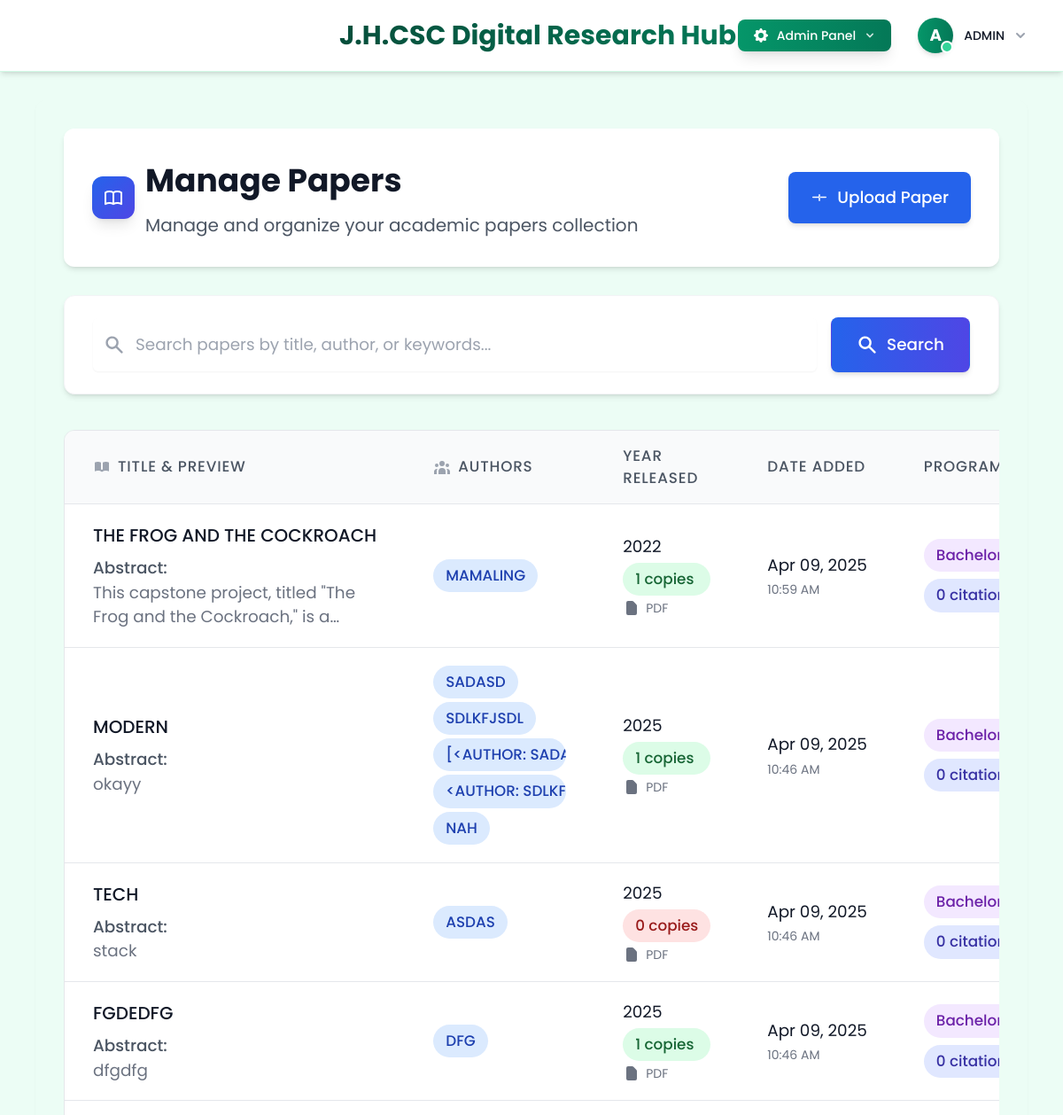
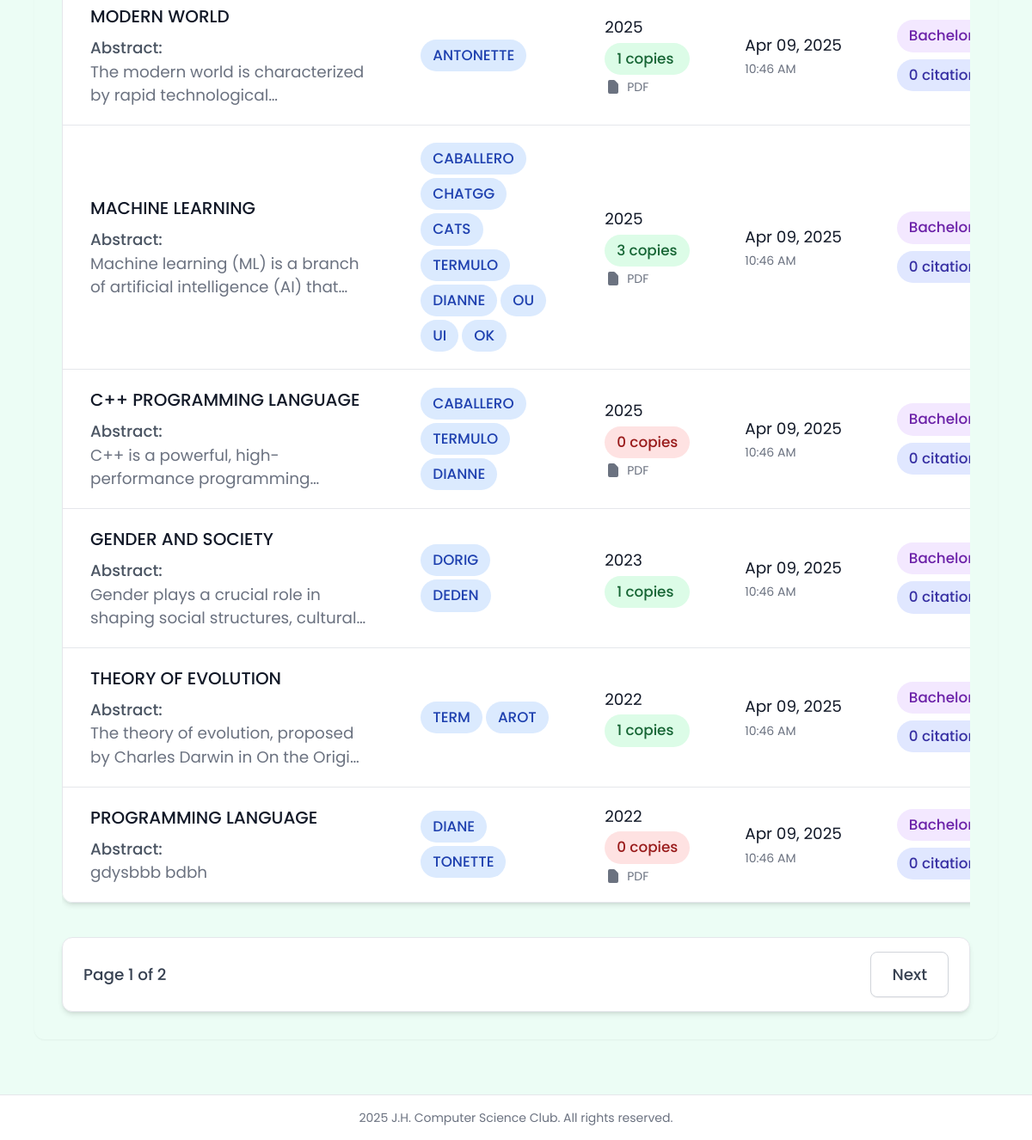
The page /accounts/admin/papers/ (signed in) on the database its author committed (2 pictures, top to bottom).
### scholar/models.py (models this page shows, shortened)
class Paper(models.Model):
    title = models.CharField(max_length=255)
    authors = models.ManyToManyField('Author', related_name='papers')
    abstract = models.TextField()
    publication_date = models.DateField()
    citations = models.PositiveIntegerField(default=0)
    available_copies = models.PositiveIntegerField(default=1)
    view_count = models.PositiveIntegerField(default=0)
    viewers = models.ManyToManyField(User, related_name='viewed_papers', blank=True)
    pdf_file = models.FileField(upload_to='papers/', blank=True, null=True)
    program = models.CharField(
        max_length=100,
        choices=Student.PROGRAM_CHOICES,
        default='BSIT'  # Setting default value to BSIT
    )
    created_at = models.DateTimeField(auto_now_add=True, null=True)

class Author(models.Model):
    name = models.CharField(max_length=200)
    affiliation = models.CharField(max_length=200)
    email = models.EmailField(blank=True)

### scholar/views_admin.py (the view)
# urls.py: path('admin/papers/', views_admin.manage_papers, name='manage_papers'),
@staff_member_required
def manage_papers(request):
    papers = Paper.objects.all().order_by('-created_at', '-publication_date')
    search_query = request.GET.get('search', '')
    if search_query:
        papers = papers.filter(
            Q(title__icontains=search_query) |
            Q(authors__name__icontains=search_query)
        ).distinct()
    paginator = Paginator(papers, 10)
    page_number = request.GET.get('page')
    page_obj = paginator.get_page(page_number)
    return render(request, 'scholar/admin/manage_papers.html', {
        'page_obj': page_obj,
        'search_query': search_query
    })

### scholar/context_processors.py (called while the page is built)
def admin_stats(request):
    context = {}
    if request.user.is_authenticated and request.user.is_staff:
        pending_borrows_count = Borrow.objects.filter(status='pending').count()
        context['pending_borrows_count'] = pending_borrows_count
        pending_returns_count = Borrow.objects.filter(return_status='pending').count()
        context['pending_returns_count'] = pending_returns_count
        pending_registrations_count = UserProfile.objects.filter(
            is_approved=False,
            user__is_active=False
        ).count()
        context['pending_registrations_count'] = pending_registrations_count
        total_papers = Paper.objects.count()
        context['total_papers'] = total_papers
        active_borrows = Borrow.objects.filter(status='approved', is_returned=False).count()
        context['active_borrows'] = active_borrows
    return context

### scholar/templates/scholar/admin/manage_papers.html (shortened to what this page needs)
{% extends "scholar/base.html" %}
{% load static %}
{% load scholar_tags %}
{% block content %}
<div class="space-y-8" x-data="{ showTable: false, scrolled: false }" x-init="setTimeout(() => showTable = true, 100)" @scroll.window="scrolled = (window.pageYOffset > 100)">
    <div class="sm:flex sm:items-center sm:justify-between bg-white p-8 rounded-xl shadow-md">
        <div class="flex items-center space-x-3">
            <div class="flex-shrink-0 w-12 h-12 flex items-center justify-center rounded-xl bg-gradient-to-br from-blue-600 to-indigo-600 text-white shadow-lg">
            </div>
            <div>
                <h2 class="text-4xl font-bold text-gray-900">Manage Papers</h2>
                <p class="mt-2 text-xl text-gray-600">Manage and organize your academic papers collection</p>
            </div>
        </div>
        <div class="mt-4 sm:mt-0 sm:ml-16 sm:flex-none">
            <button type="button"
                    class="inline-flex items-center justify-center rounded-lg border border-transparent bg-blue-600 px-6 py-3.5 text-lg font-medium text-white shadow-md hover:bg-blue-700 focus:outline-none focus:ring-2 focus:ring-blue-500 focus:ring-offset-2 sm:w-auto transition-all duration-200 transform hover:scale-105"
                    hx-get="{% url 'upload_paper' %}"
                    hx-target="#modal-container">
                <svg class="w-5 h-5 mr-2.5" xmlns="http://www.w3.org/2000/svg" viewBox="0 0 20 20" fill="currentColor">
                    <path d="M9.25 13.25v-6.5a.75.75 0 011.5 0v6.5a.75.75 0 01-1.5 0zm-6.5-4.5h6.5a.75.75 0 010 1.5h-6.5a.75.75 0 010-1.5zm14.5 0h-6.5a.75.75 0 000 1.5h6.5a.75.75 0 000-1.5z"/>
                </svg>
                Upload Paper
            </button>
        </div>
    </div>
    <div class="sticky top-20 z-40 bg-white shadow-md rounded-xl overflow-hidden transition-all duration-300 transform hover:shadow-lg border border-gray-100"
         :class="{'shadow-lg bg-white/95 backdrop-blur-sm border-emerald-200': scrolled}"
         x-transition:enter="transition ease-out duration-300"
         x-transition:enter-start="opacity-90 transform scale-95"
         x-transition:enter-end="opacity-100 transform scale-100">
        <div class="px-8 py-6 relative">
            <form method="get" class="sm:flex sm:items-center space-x-4">
                <div class="flex-1">
                    <div class="relative rounded-md shadow-sm">
                        <div class="absolute inset-y-0 left-0 pl-3 flex items-center pointer-events-none">
                        </div>
                        <input type="text" name="search" id="search"
                               class="focus:ring-2 focus:ring-blue-500 focus:border-blue-500 block w-full pl-12 text-lg border-gray-300 rounded-lg transition-shadow duration-200 py-4"
                               placeholder="Search papers by title, author, or keywords..." value="{{ search_query }}">
                    </div>
                </div>
                <button type="submit"
                        class="inline-flex items-center px-7 py-4 border border-transparent text-lg font-medium rounded-lg text-white bg-gradient-to-r from-blue-600 to-indigo-600 hover:from-blue-700 hover:to-indigo-700 focus:outline-none focus:ring-2 focus:ring-offset-2 focus:ring-blue-500 shadow-md transition-all duration-200 transform hover:scale-105">
                    <svg class="w-6 h-6 mr-2.5" xmlns="http://www.w3.org/2000/svg" viewBox="0 0 20 20" fill="currentColor">
                        <path fill-rule="evenodd" d="M8 4a4 4 0 100 8 4 4 0 000-8zM2 8a6 6 0 1110.89 3.476l4.817 4.817a1 1 0 01-1.414 1.414l-4.816-4.816A6 6 0 012 8z" clip-rule="evenodd" />
                    </svg>
                    Search
                </button>
            </form>
        </div>
    </div>
    <div class="flex flex-col"
         x-show="showTable"
         x-transition:enter="transition ease-out duration-300"
         x-transition:enter-start="opacity-0 transform -translate-y-4"
         x-transition:enter-end="opacity-100 transform translate-y-0">
        <div class="overflow-x-auto">
            <div class="py-2 align-middle inline-block min-w-full">
                <div class="shadow-md overflow-hidden border border-gray-200 rounded-xl">
                    <table class="min-w-full divide-y divide-gray-200">
                        <thead class="bg-gray-50">
                            <tr>
                                <th scope="col" class="px-8 py-4 text-left w-2/5">
                                    <div class="flex items-center space-x-2 text-base font-medium text-gray-600 uppercase tracking-wider">
                                        <span>Title & Preview</span>
                                    </div>
                                </th>
                                <th scope="col" class="px-8 py-4 text-left w-1/5">
                                    <div class="flex items-center space-x-2 text-base font-medium text-gray-600 uppercase tracking-wider">
                                        <span>Authors</span>
                                    </div>
                                </th>
                                <th scope="col" class="px-8 py-4 text-left w-1/6">
                                    <span class="text-base font-medium text-gray-600 uppercase tracking-wider">Year Released</span>
                                </th>
                                <th scope="col" class="px-8 py-4 text-left w-1/6">
                                    <span class="text-base font-medium text-gray-600 uppercase tracking-wider">Date Added</span>
                                </th>
                                <th scope="col" class="px-8 py-4 text-left w-1/6">
                                    <span class="text-base font-medium text-gray-600 uppercase tracking-wider">Program</span>
                                </th>
                            </tr>
                        </thead>
                        <tbody class="bg-white divide-y divide-gray-200">
                            {% for paper in page_obj %}
                            <tr class="hover:bg-gray-50 transition-colors duration-150">
                                <td class="px-8 py-5">
                                    <div class="space-y-2">
                                        <div class="text-xl font-medium text-gray-900 truncate max-w-md" title="{{ paper.title }}">
                                            {{ paper.title|upper }}
                                        </div>
                                        <div class="text-lg text-gray-500 mt-3" title="{{ paper.abstract }}">
                                            <span class="font-medium text-gray-600">Abstract:</span>
                                            <span class="line-clamp-2">{{ paper.abstract }}</span>
                                        </div>
                                    </div>
                                </td>
                                <td class="px-8 py-5">
                                    <div class="flex flex-wrap gap-1 max-w-xs">
                                        {% for author in paper.authors.all %}
                                        <span class="inline-flex items-center px-3.5 py-1.5 rounded-full text-base font-medium bg-blue-100 text-blue-800 truncate max-w-[150px]"
                                              title="{{ author.name }}">
                                            {{ author.name|upper }}
                                        </span>
                                        {% endfor %}
                                    </div>
                                </td>
                                <td class="px-8 py-5 whitespace-nowrap">
                                    <div class="flex flex-col space-y-1">
                                        <div class="text-lg text-gray-900">{{ paper.publication_date|date:"Y" }}</div>
                                        <div id="available-copies-{{ paper.id }}"
                                             class="inline-flex items-center px-3.5 py-1.5 rounded-full text-base font-medium {% if paper.available_copies > 0 %}bg-green-100 text-green-800{% else %}bg-red-100 text-red-800{% endif %}">
                                            {{ paper.available_copies }} copies
                                        </div>
                                        {% if paper.pdf_file %}
                                        <div class="inline-flex items-center text-sm text-gray-500">
                                            <svg class="w-5 h-5 mr-1.5" xmlns="http://www.w3.org/2000/svg" viewBox="0 0 20 20" fill="currentColor">
                                                <path fill-rule="evenodd" d="M4 4a2 2 0 012-2h4.586A2 2 0 0112 2.586L15.414 6A2 2 0 0116 7.414V16a2 2 0 01-2 2H6a2 2 0 01-2-2V4z" clip-rule="evenodd"/>
                                            </svg>
                                            PDF
                                        </div>
                                        {% endif %}
                                    </div>
                                </td>
                                <td class="px-8 py-5 whitespace-nowrap">
                                    <div class="flex flex-col space-y-1">
                                        <div class="text-lg text-gray-900">{{ paper.created_at|date:"M d, Y" }}</div>
                                        <div class="text-sm text-gray-500">{{ paper.created_at|time:"g:i A" }}</div>
                                    </div>
                                </td>
                                <td class="px-8 py-5 whitespace-nowrap">
                                    <div class="flex flex-col space-y-2">
                                        <div class="inline-flex items-center px-3.5 py-1.5 rounded-full text-base font-medium bg-purple-100 text-purple-800 truncate max-w-[200px]"
                                             title="{{ paper.get_program_display }}">
                                            {{ paper.get_program_display }}
                                        </div>
                                        <div class="inline-flex items-center px-3.5 py-1.5 rounded-full text-base font-medium bg-indigo-100 text-indigo-800">
                                            {{ paper.paper_citations.count }} citations
                                        </div>
                                    </div>
                                </td>
                            </tr>
                            {% endfor %}
                        </tbody>
                    </table>
                </div>
            </div>
        </div>
    </div>
    {% if page_obj.paginator.num_pages > 1 %}
    <div class="bg-white px-6 py-4 flex items-center justify-between border border-gray-200 rounded-xl shadow-md">
        <div class="flex-1 flex justify-between items-center">
            <p class="text-lg font-medium text-gray-700">
                Page {{ page_obj.number }} of {{ page_obj.paginator.num_pages }}
            </p>
            {% if page_obj.has_next %}
            <a href="?page={{ page_obj.next_page_number }}{% if search_query %}&search={{ search_query }}{% endif %}"
               class="relative inline-flex items-center px-6 py-3 border border-gray-300 text-lg font-medium rounded-lg text-gray-700 bg-white hover:bg-gray-50 transition-colors duration-150 shadow-sm">
                Next
            </a>
            {% endif %}
        </div>
    </div>
    {% endif %}
</div>
{% endblock %}

### scholar/templates/scholar/partials/navbar.html (shortened to what this page needs)
<nav class="bg-white border-b border-emerald-100 shadow-md sticky top-0 z-50 transition-all duration-300" x-data="{ mobileMenuOpen: false, scrolled: false }" @scroll.window="scrolled = (window.pageYOffset > 20)" :class="{'shadow-lg bg-white/95 backdrop-blur-sm': scrolled}">
    <div class="max-w-7xl mx-auto px-4 sm:px-6 lg:px-8">
        <div class="flex justify-between h-20 items-center relative">
            <div class="hidden md:flex absolute left-1/2 transform -translate-x-1/2 items-center justify-center">
                <a href="{% url 'home' %}" class="flex items-center group">
                    <span class="ml-3.5 text-3xl font-bold bg-gradient-to-r from-emerald-900 to-emerald-700 bg-clip-text text-transparent">J.H.CSC Digital Research Hub</span>
                </a>
            </div>
            <div class="flex items-center space-x-4 sm:space-x-6">
                {% if user.is_staff %}
                    {% include 'scholar/partials/admin_nav.html' %}
                {% endif %}
                {% if user.is_authenticated %}
    <div class="relative z-[100]" x-data="{ open: false }">
        <button @click="open = !open"
                class="flex items-center space-x-3 group focus:outline-none rounded-lg p-1.5 transition-all duration-200 hover:bg-emerald-50"
                :class="{ 'ring-2 ring-emerald-500 ring-offset-2 bg-emerald-50': open }">
            <div class="flex items-center space-x-3">
                <div class="relative">
                    <div class="w-10 h-10 rounded-full bg-gradient-to-r from-emerald-600 to-emerald-700 flex items-center justify-center text-white font-bold text-lg shadow-md transform transition-transform duration-200 group-hover:scale-105">
                        {{ user.username|make_list|first|upper }}
                    </div>
                    <div class="absolute bottom-0 right-0 w-3.5 h-3.5 bg-emerald-400 border-2 border-white rounded-full"></div>
                </div>
                <div class="flex items-center">
                    <div class="flex flex-col items-start">
                        <span class="text-sm font-medium text-gray-900">{{ user.get_full_name|default:user.username|upper }}</span>
                    </div>
                </div>
            </div>
        </button>
        {% endif %}
        </div>
    </div>
</nav>

### rows shown on the page
Paper: title "THE FROG AND THE COCKROACH", abstract "This capstone project, titled \"The Frog and the Cockroach,\" is…", publication_date "2022", available_copies "1", shows "PDF", created_at "Apr 09, 2025", created_at "10:59 AM", program "Bachelor of Secon…", paper_citations.count "0"
Author: name "MAMALING"
Paper: title "MODERN", abstract "okayy", publication_date "2025", available_copies "1", shows "PDF", created_at "Apr 09, 2025", created_at "10:46 AM", program "Bachelor of Scienc…", paper_citations.count "0"
Author: name "SADASD"
Author: name "SDLKFJSDL"
Author: name "[<AUTHOR: S…"
Author: name "<AUTHOR: SD…"
Author: name "NAH"
Paper: title "TECH", abstract "stack", publication_date "2025", available_copies "0", shows "PDF", created_at "Apr 09, 2025", created_at "10:46 AM", program "Bachelor of Scienc…", paper_citations.count "0"
Author: name "ASDAS"
Paper: title "FGDEDFG", abstract "dfgdfg", publication_date "2025", available_copies "1", shows "PDF", created_at "Apr 09, 2025", created_at "10:46 AM", program "Bachelor of Scienc…", paper_citations.count "0"
Author: name "DFG"
Paper: title "MODERN WORLD", abstract "The modern world is characterized by rapid…", publication_date "2025", available_copies "1", shows "PDF", created_at "Apr 09, 2025", created_at "10:46 AM", program "Bachelor of Scienc…", paper_citations.count "0"
Author: name "ANTONETTE"
Paper: title "MACHINE LEARNING", abstract "Machine learning (ML) is a branch of artificial intelligence (AI)…", publication_date "2025", available_copies "3", shows "PDF", created_at "Apr 09, 2025", created_at "10:46 AM", program "Bachelor of Scienc…", paper_citations.count "0"
Author: name "CABALLERO"
Author: name "CHATGG"
Author: name "CATS"
Author: name "TERMULO"
Author: name "DIANNE"
Author: name "OU"
Author: name "UI"
Author: name "OK"
Paper: title "C++ PROGRAMMING LANGUAGE", abstract "C++ is a powerful, high-performance…", publication_date "2025", available_copies "0", shows "PDF", created_at "Apr 09, 2025", created_at "10:46 AM", program "Bachelor of Scienc…", paper_citations.count "0"
Paper: title "GENDER AND SOCIETY", abstract "Gender plays a crucial role in shaping social structures,…", publication_date "2023", available_copies "1", created_at "Apr 09, 2025", created_at "10:46 AM", program "Bachelor of Scienc…", paper_citations.count "0"
Author: name "DORIG"
Author: name "DEDEN"
Paper: title "THEORY OF EVOLUTION", abstract "The theory of evolution, proposed by Charles Darwin in On the…", publication_date "2022", available_copies "1", created_at "Apr 09, 2025", created_at "10:46 AM", program "Bachelor of Scienc…", paper_citations.count "0"
Author: name "TERM"
Author: name "AROT"
Paper: title "PROGRAMMING LANGUAGE", abstract "gdysbbb bdbh", publication_date "2022", available_copies "0", shows "PDF", created_at "Apr 09, 2025", created_at "10:46 AM", program "Bachelor of Scienc…", paper_citations.count "0"
Author: name "DIANE"
Author: name "TONETTE"

### other values the page prints
{{ user.username|make_list|first|upper }} "A"
{{ user.get_full_name|default:user.username|upper }} "ADMIN"
{{ page_obj.number }} "1"
{{ page_obj.paginator.num_pages }} "2"
